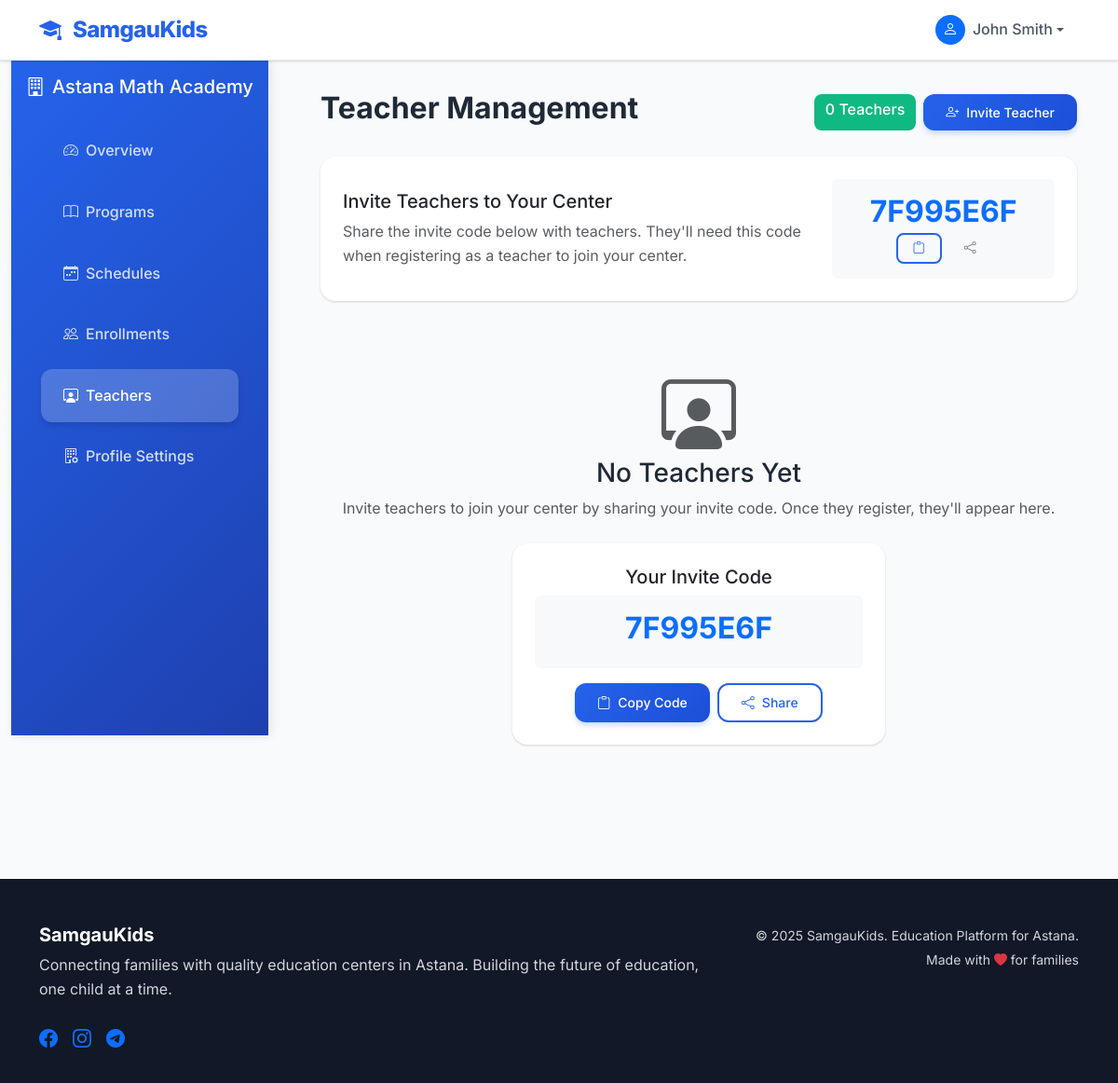
The app's page /center/teachers (signed in), older data.
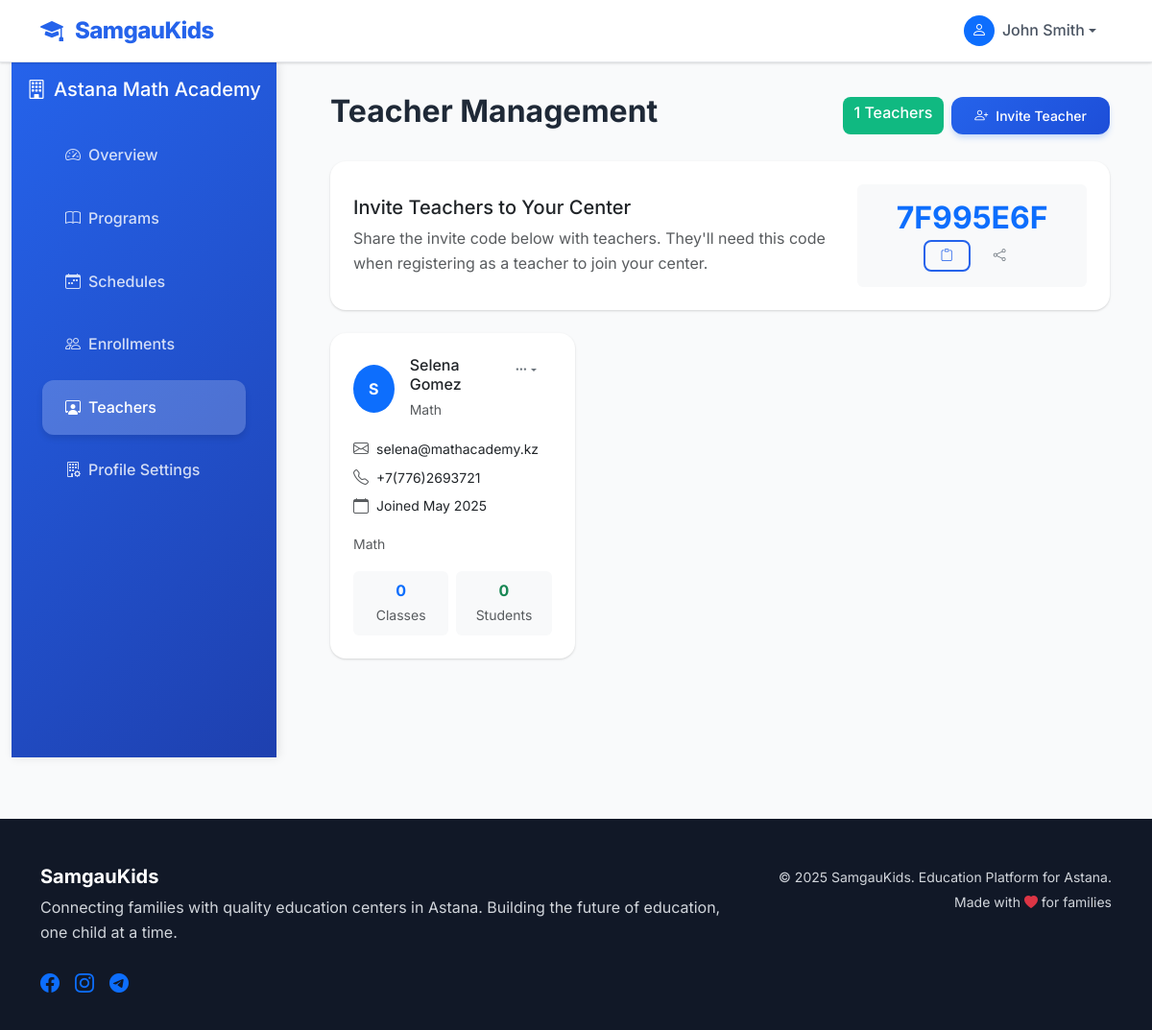
The same page, newer data.
### models.py (models this page shows, shortened)
class Center(db.Model):
    id = db.Column(db.Integer, primary_key=True)
    user_id = db.Column(db.Integer, db.ForeignKey('user.id'), nullable=False)
    center_name = db.Column(db.String(150), nullable=False)
    description = db.Column(db.Text)
    address = db.Column(db.String(200), nullable=False)
    latitude = db.Column(db.Float)  # Will be populated via geocoding
    longitude = db.Column(db.Float)  # Will be populated via geocoding
    photo_url = db.Column(db.String(255))
    website = db.Column(db.String(255))
    schedule_info = db.Column(db.Text)  # General schedule information
    invite_code = db.Column(db.String(8), unique=True)  # For teacher invitations
    user = db.relationship('User', backref=db.backref('center_profile', uselist=False))

class Teacher(db.Model):
    id = db.Column(db.Integer, primary_key=True)
    user_id = db.Column(db.Integer, db.ForeignKey('user.id'), nullable=False)
    center_id = db.Column(db.Integer, db.ForeignKey('center.id'), nullable=False)
    specialization = db.Column(db.String(100))
    bio = db.Column(db.Text)
    hire_date = db.Column(db.Date, default=datetime.utcnow().date)
    user = db.relationship('User', backref=db.backref('teacher_profile', uselist=False))
    center = db.relationship('Center', backref=db.backref('teachers', lazy=True))

class User(db.Model):
    id = db.Column(db.Integer, primary_key=True)
    email = db.Column(db.String(120), unique=True, nullable=False)
    password_hash = db.Column(db.String(255), nullable=False)
    name = db.Column(db.String(100), nullable=False)
    phone = db.Column(db.String(20))
    role = db.Column(db.String(20), nullable=False)  # 'parent', 'center', 'teacher'
    is_active = db.Column(db.Boolean, default=True)
    created_at = db.Column(db.DateTime, default=datetime.utcnow)
    updated_at = db.Column(db.DateTime, default=datetime.utcnow, onupdate=datetime.utcnow)

### app.py (the view)
@app.route('/center/teachers')
@login_required(role='center')
def center_teachers():
    center = Center.query.filter_by(user_id=session['user_id']).first()
    teachers = Teacher.query.filter_by(center_id=center.id).all() if center else []
    return render_template('center/teachers.html', center=center, teachers=teachers)

### templates/center/teachers.html (shortened to what this page needs)
{% extends "base.html" %}
{% block content %}
<div class="container-fluid">
    <div class="row">
        <div class="col-md-3">
            <div class="sidebar">
                <div class="p-3">
                    <h5 class="text-white mb-4">
                        <i class="bi bi-building me-2"></i>{{ center.center_name if center else "Center Management" }}
                    </h5>
                    <nav class="nav flex-column">
                        <a class="nav-link" href="{{ url_for('center_dashboard') }}">
                            <i class="bi bi-speedometer2 me-2"></i>Overview
                        </a>
                        <a class="nav-link" href="{{ url_for('center_programs') }}">
                            <i class="bi bi-book me-2"></i>Programs
                        </a>
                        <a class="nav-link" href="{{ url_for('center_schedules') }}">
                            <i class="bi bi-calendar-week me-2"></i>Schedules
                        </a>
                        <a class="nav-link" href="{{ url_for('center_enrollments') }}">
                            <i class="bi bi-people me-2"></i>Enrollments
                        </a>
                        <a class="nav-link active" href="{{ url_for('center_teachers') }}">
                            <i class="bi bi-person-workspace me-2"></i>Teachers
                        </a>
                        <a class="nav-link" href="{{ url_for('center_profile') }}">
                            <i class="bi bi-building-gear me-2"></i>Profile Settings
                        </a>
                    </nav>
                </div>
            </div>
        </div>
        <div class="col-md-9">
            <div class="content-wrapper">
                <div class="d-flex justify-content-between align-items-center mb-4">
                    <h2 class="fw-bold">Teacher Management</h2>
                    <div class="d-flex gap-2">
                        <span class="badge bg-success fs-6">{{ teachers|length }} Teachers</span>
                        <button class="btn btn-primary" onclick="showInviteInfo()">
                            <i class="bi bi-person-plus me-2"></i>Invite Teacher
                        </button>
                    </div>
                </div>
                <div class="card mb-4">
                    <div class="card-body">
                        <div class="row align-items-center">
                            <div class="col-md-8">
                                <h5>Invite Teachers to Your Center</h5>
                                <p class="text-muted mb-0">
                                    Share the invite code below with teachers. They'll need this code when registering
                                    as a teacher to join your center.
                                </p>
                            </div>
                            <div class="col-md-4 text-center">
                                <div class="bg-light p-3 rounded">
                                    <h2 class="text-primary fw-bold mb-1">{{ center.invite_code }}</h2>
                                    <div class="d-flex gap-2 justify-content-center">
                                        <button class="btn btn-sm btn-outline-primary" onclick="copyInviteCode()">
                                            <i class="bi bi-clipboard"></i>
                                        </button>
                                        <button class="btn btn-sm btn-outline-secondary" onclick="shareInviteCode()">
                                            <i class="bi bi-share"></i>
                                        </button>
                                    </div>
                                </div>
                            </div>
                        </div>
                    </div>
                </div>
                {% if teachers %}
                <div class="row g-4">
                    {% for teacher in teachers %}
                    <div class="col-md-6 col-lg-4">
                        <div class="card h-100">
                            <div class="card-body">
                                <div class="d-flex align-items-start justify-content-between mb-3">
                                    <div class="d-flex align-items-center">
                                        <div class="bg-primary rounded-circle d-flex align-items-center justify-content-center me-3"
                                             style="width: 50px; height: 50px;">
                                            <span class="text-white fw-bold">{{ teacher.user.name[0] }}</span>
                                        </div>
                                        <div>
                                            <h6 class="mb-1">{{ teacher.user.name }}</h6>
                                            {% if teacher.specialization %}
                                            <small class="text-muted">{{ teacher.specialization }}</small>
                                            {% endif %}
                                        </div>
                                    </div>
                                    <div class="dropdown">
                                        <button class="btn btn-sm btn-outline-secondary dropdown-toggle" type="button"
                                                data-bs-toggle="dropdown">
                                            <i class="bi bi-three-dots"></i>
                                        </button>
                                    </div>
                                </div>
                                <div class="mb-3">
                                    <div class="d-flex align-items-center mb-1">
                                        <i class="bi bi-envelope me-2 text-muted"></i>
                                        <small>{{ teacher.user.email }}</small>
                                    </div>
                                    {% if teacher.user.phone %}
                                    <div class="d-flex align-items-center mb-1">
                                        <i class="bi bi-telephone me-2 text-muted"></i>
                                        <small>{{ teacher.user.phone }}</small>
                                    </div>
                                    {% endif %}
                                    <div class="d-flex align-items-center">
                                        <i class="bi bi-calendar me-2 text-muted"></i>
                                        <small>Joined {{ teacher.hire_date.strftime('%B %Y') if teacher.hire_date else 'Recently' }}</small>
                                    </div>
                                </div>
                                {% if teacher.bio %}
                                <p class="small text-muted mb-3">{{ teacher.bio[:100] }}{% if teacher.bio|length > 100 %}...{% endif %}</p>
                                {% endif %}
                                <div class="row g-2 text-center">
                                    <div class="col-6">
                                        <div class="bg-light p-2 rounded">
                                            <div class="fw-bold text-primary">{{ teacher.schedules|length }}</div>
                                            <small class="text-muted">Classes</small>
                                        </div>
                                    </div>
                                    <div class="col-6">
                                        <div class="bg-light p-2 rounded">
                                            <div class="fw-bold text-success">
                                                {% set student_count = 0 %}
                                                {% for schedule in teacher.schedules %}
                                                    {% set student_count = student_count + schedule.enrollments|selectattr('status', 'equalto', 'active')|list|length %}
                                                {% endfor %}
                                                {{ student_count }}
                                            </div>
                                            <small class="text-muted">Students</small>
                                        </div>
                                    </div>
                                </div>
                            </div>
                        </div>
                    </div>
                    {% endfor %}
                </div>
                {% else %}
                <div class="text-center py-5">
                    <i class="bi bi-person-workspace display-1 text-muted mb-4"></i>
                    <h3>No Teachers Yet</h3>
                    <p class="text-muted mb-4">
                        Invite teachers to join your center by sharing your invite code.
                        Once they register, they'll appear here.
                    </p>
                    <div class="card mx-auto" style="max-width: 400px;">
                        <div class="card-body text-center">
                            <h5>Your Invite Code</h5>
                            <div class="bg-light p-3 rounded mb-3">
                                <h2 class="text-primary fw-bold">{{ center.invite_code }}</h2>
                            </div>
                            <div class="d-flex gap-2 justify-content-center">
                                <button class="btn btn-primary" onclick="copyInviteCode()">
                                    <i class="bi bi-clipboard me-2"></i>Copy Code
                                </button>
                                <button class="btn btn-outline-primary" onclick="shareInviteCode()">
                                    <i class="bi bi-share me-2"></i>Share
                                </button>
                            </div>
                        </div>
                    </div>
                </div>
                {% endif %}
            </div>
        </div>
    </div>
</div>
{% endblock %}

### templates/base.html (shortened to what this page needs)
<!DOCTYPE html>
<html lang="en">
<head>
    <link href="https://cdn.jsdelivr.net/npm/bootstrap@5.3.0/dist/css/bootstrap.min.css" rel="stylesheet">
    <link rel="stylesheet" href="https://cdn.jsdelivr.net/npm/bootstrap-icons@1.10.0/font/bootstrap-icons.css">
</head>
<body>
    <nav class="navbar navbar-expand-lg">
        <div class="container">
            <a class="navbar-brand" href="{{ url_for('index') }}">
                <i class="bi bi-mortarboard-fill me-2"></i>
                SamgauKids
            </a>
            <div class="collapse navbar-collapse" id="navbarNav">
                <ul class="navbar-nav ms-auto">
                    {% if session.user_id %}
                        <li class="nav-item dropdown">
                            <a class="nav-link dropdown-toggle d-flex align-items-center" href="#" id="navbarDropdown" role="button" data-bs-toggle="dropdown">
                                <div class="bg-primary rounded-circle d-flex align-items-center justify-content-center me-2"
                                     style="width: 32px; height: 32px;">
                                    <i class="bi bi-person text-white"></i>
                                </div>
                                {{ session.user_name }}
                            </a>
                        </li>
                    {% endif %}
                </ul>
            </div>
        </div>
    </nav>
    <main>
        {% block content %}{% endblock %}
    </main>
    <footer class="footer">
        <div class="container">
            <div class="row">
                <div class="col-md-8">
                    <h5 class="fw-bold text-white">SamgauKids</h5>
                    <p class="text-gray-400 mb-4">
                        Connecting families with quality education centers in Astana.
                        Building the future of education, one child at a time.
                    </p>
                    <div class="d-flex gap-3">
                        <a href="#" class="text-gray-400 hover-text-white">
                            <i class="bi bi-facebook fs-5"></i>
                        </a>
                        <a href="#" class="text-gray-400 hover-text-white">
                            <i class="bi bi-instagram fs-5"></i>
                        </a>
                        <a href="#" class="text-gray-400 hover-text-white">
                            <i class="bi bi-telegram fs-5"></i>
                        </a>
                    </div>
                </div>
                <div class="col-md-4 text-md-end">
                    <small class="text-gray-400">
                        &copy; 2025 SamgauKids. Education Platform for Astana.
                        <br>Made with <i class="bi bi-heart-fill text-danger"></i> for families
                    </small>
                </div>
            </div>
        </div>
    </footer>
</body>
</html>

Row changes from the older to the newer data that the page shows:
shown differently, row unchanged: Center "Astana Math Academy": invite_code "7F995E6F" → (not shown)
added Teacher: user "S", user.name "Selena Gomez", specialization "Math", user.email "selena@mathacademy.kz", user.phone "+7(776)2693721", hire_date "May 2025", bio "Math", schedules|length "0", student_count "0"
Text that changed along with them:
{{ teachers|length }}: "0" → "1"
text no longer shown: "No Teachers Yet Invite teachers to join your center by sharing your invite code. Once they register, they'll appear here. Your Invite Code Copy Code Share"
